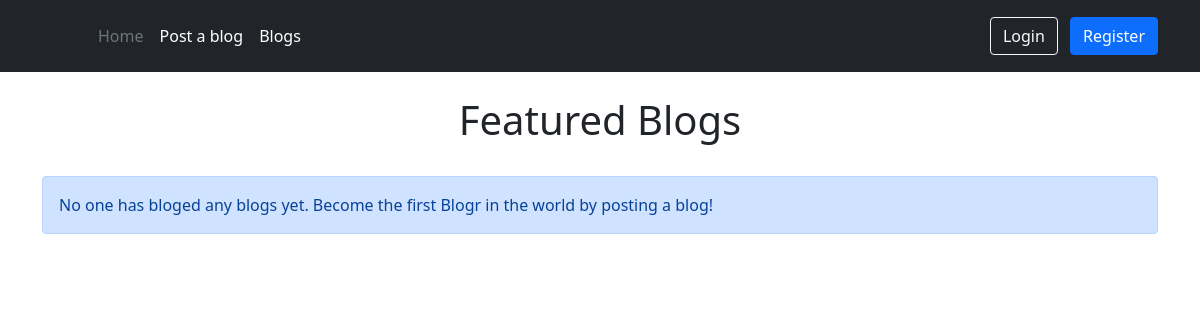
Before: /blogs with the older database file.
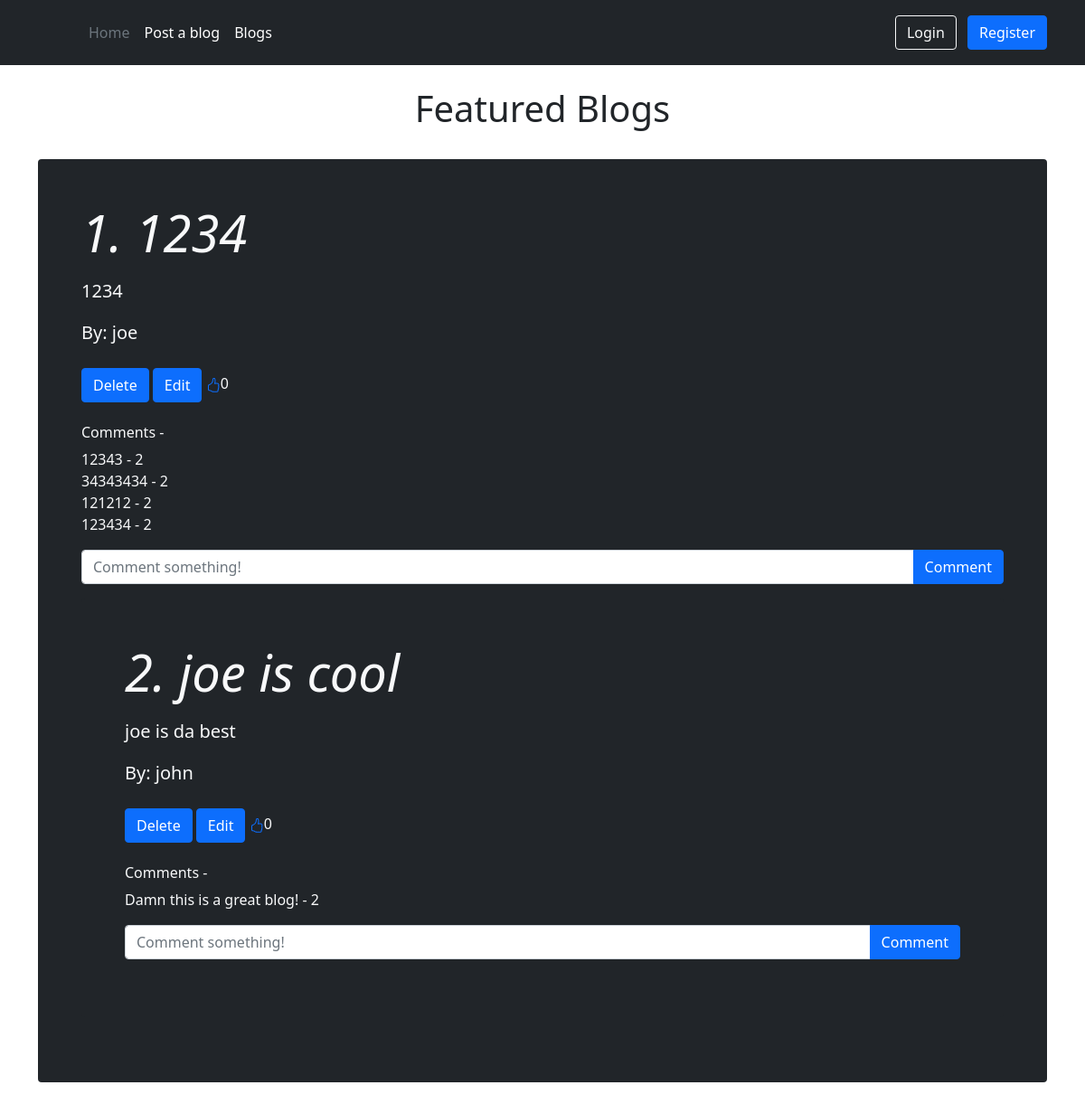
After: the same page with the newer database file.
### blog/models.py (models this page shows)
class Blog(db.Model):
    id = db.Column(db.Integer, primary_key=True)
    title = db.Column(db.String(64), unique=True, nullable=False)
    content = db.Column(db.String(1024), nullable=False)
    author = db.Column(db.String(128), db.ForeignKey('user.username'), nullable=False)
    cmnts = db.relationship('Comment', backref='blogpost', passive_deletes=True)
    likes = db.relationship('Like', backref='blogpost', passive_deletes=True)

class Comment(db.Model):
    id = db.Column(db.Integer, primary_key=True)
    text = db.Column(db.String(128), nullable=False)
    author = db.Column(db.String(128), db.ForeignKey('user.username'), nullable=False)
    blog = db.Column(db.Integer, db.ForeignKey('blog.id'), nullable=False)

### blog/views.py (the view)
@views.route('/blogs')
def viewblogs():
    allBlogs = Blog.query.all()
    return render_template('blogs.html', allBlogs=allBlogs)

### blog/templates/blogs.html (shortened to what this page needs)
{% extends 'base.html' %}
{% block content %}
    <br>
    <h1 align="center">Featured Blogs</h1>
    <br>
    {% if allBlogs|length == 0 %}
    <div class="alert alert-primary" role="alert">
      No one has bloged any blogs yet. Become the first Blogr in the world by posting a blog!
    </div>
    {% endif %}
    {% for blog in allBlogs %}
    <div class="p-4 p-md-5 mb-4 rounded text-light bg-dark">
        <div class="col-md-6 px-0">
          <h1 class="display-4 fst-italic">{{blog.id}}. {{blog.title}}</h1>
          <p class="lead my-3">{{blog.content}}</p>
          <p class="lead mb-0">By: {{blog.author}}</p>
          <br>
          <a href="/blogs/delete/{{blog.title}}" class="btn btn-primary">Delete</a>
          <a href="/blogs/update/{{blog.title}}" class="btn btn-primary">Edit</a>
          <a href="/blogs/likeblog/{{blog.title}}"></i></a>{{blog.likes|length}}
          <br><br>
        </div>
        <h6>Comments - </h6>
        <p class="card-text text-light bg-dark">
        {% if blog.cmnts|length > 0 %}
          {% for cmnt in blog.cmnts %}
          {% if current_user.is_authenticated %}
          {{cmnt.text}} - {{cmnt.author}}&nbsp;&nbsp;<a href="/blogs/deletecmnt/{{cmnt.text}}" class="btn btn-primary">Delete comment</a><br><br>
          {% else %}
          {{cmnt.text}} - {{cmnt.author}}<br>
          {% endif %}
          {% endfor %}
        {% else %}
          <p>There are no comments on this blog.</p>
        {% endif %}
        </p>
        <form
          class="input-group mb-3"
          method="post"
          action="/blogs/comment/{{blog.title}}"
        >
          <input
            type="text"
            id="text"
            name="text"
            class="form-control"
            placeholder="Comment something!"
          />
          <button type="submit" class="btn btn-primary">Comment</button>
        </form>
      {% endfor %}
      </div>
{% endblock content %}

### blog/templates/base.html (shortened to what this page needs)
<!DOCTYPE html>
<html lang="en">
  <head>
    <link
      href="https://cdn.jsdelivr.net/npm/bootstrap@5.0.2/dist/css/bootstrap.min.css"
      rel="stylesheet"
    />
  </head>
  <body>
    <header class="p-3 text-light bg-dark">
      <div class="container">
        <div class="d-flex flex-wrap align-items-center justify-content-center justify-content-lg-start">
          <a href="/" class="d-flex align-items-center mb-2 mb-lg-0 text-white text-decoration-none">
            <svg class="bi me-2" width="40" height="32" role="img" aria-label="Bootstrap"><use xlink:href="#bootstrap"></use></svg>
          </a>
          <ul class="nav col-12 col-lg-auto me-lg-auto mb-2 justify-content-center mb-md-0">
            <li><a href="/" class="nav-link px-2 text-secondary">Home</a></li>
            <li><a href="/blogpost" class="nav-link px-2 text-white">Post a blog</a></li>
            <li><a href="/blogs" class="nav-link px-2 text-white">Blogs</a></li>
          </ul>
          <div class="text-end">
            {% if current_user.is_authenticated %}
            <a href="/logout">
              <button type="button" class="btn btn-outline-light me-2">Logout</button></a>
            {% else %}
            <a href="/login">
              <button type="button" class="btn btn-outline-light me-2">Login</button></a>
              <a href="/reg">
              <button type="button" class="btn btn-primary">Register</button></a>
            {% endif %}
          </div>
        </div>
      </div>
    </header>
    <div class="container">{% block content %}{% endblock %}</div>
  </body>
</html>

Changed rows visible on the page:
added Blog: id "1", title "1234", content "1234", author "joe", likes|length "0"
added Comment: text "12343", author "2", shown under "1"
added Comment: text "34343434", author "2", shown under "1"
added Comment: text "121212", author "2", shown under "1"
added Comment: text "123434", author "2", shown under "1"
added Blog: id "2", title "joe is cool", content "joe is da best", author "john", likes|length "0"
added Comment: text "Damn this is a great blog!", author "2"
Other visible differences:
text no longer shown: "No one has bloged any blogs yet. Become the first Blogr in the world by posting a blog!"
